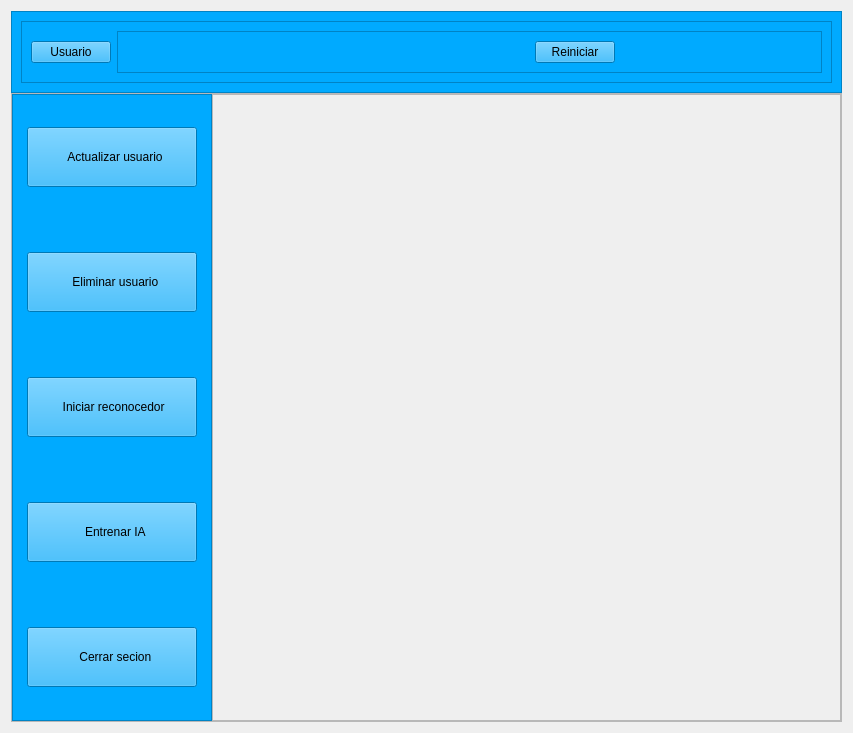
<?xml version="1.0" encoding="UTF-8"?>
<ui version="4.0">
 <class>Camara</class>
 <widget class="QWidget" name="Camara">
  <property name="geometry">
   <rect>
    <x>0</x>
    <y>0</y>
    <width>853</width>
    <height>733</height>
   </rect>
  </property>
  <property name="sizePolicy">
   <sizepolicy hsizetype="Minimum" vsizetype="Fixed">
    <horstretch>0</horstretch>
    <verstretch>0</verstretch>
   </sizepolicy>
  </property>
  <property name="windowTitle">
   <string>Reconocedor</string>
  </property>
  <layout class="QVBoxLayout" name="verticalLayout" stretch="0,0">
   <property name="spacing">
    <number>0</number>
   </property>
   <property name="leftMargin">
    <number>11</number>
   </property>
   <property name="topMargin">
    <number>11</number>
   </property>
   <property name="rightMargin">
    <number>11</number>
   </property>
   <property name="bottomMargin">
    <number>11</number>
   </property>
   <item>
    <widget class="QFrame" name="frame_4">
     <property name="sizePolicy">
      <sizepolicy hsizetype="Minimum" vsizetype="Fixed">
       <horstretch>0</horstretch>
       <verstretch>0</verstretch>
      </sizepolicy>
     </property>
     <property name="cursor">
      <cursorShape>ArrowCursor</cursorShape>
     </property>
     <property name="toolTip">
      <string>&lt;html&gt;&lt;head/&gt;&lt;body&gt;&lt;p align=&quot;center&quot;&gt;&lt;br/&gt;&lt;/p&gt;&lt;/body&gt;&lt;/html&gt;</string>
     </property>
     <property name="styleSheet">
      <string notr="true">background-color: rgb(0, 170, 255);</string>
     </property>
     <property name="frameShape">
      <enum>QFrame::StyledPanel</enum>
     </property>
     <property name="frameShadow">
      <enum>QFrame::Raised</enum>
     </property>
     <layout class="QVBoxLayout" name="verticalLayout_3">
      <item>
       <widget class="QFrame" name="frame_2">
        <property name="frameShape">
         <enum>QFrame::StyledPanel</enum>
        </property>
        <property name="frameShadow">
         <enum>QFrame::Raised</enum>
        </property>
        <layout class="QHBoxLayout" name="horizontalLayout_3">
         <item>
          <widget class="QPushButton" name="usuarioButton">
           <property name="sizePolicy">
            <sizepolicy hsizetype="Fixed" vsizetype="Fixed">
             <horstretch>0</horstretch>
             <verstretch>0</verstretch>
            </sizepolicy>
           </property>
           <property name="cursor">
            <cursorShape>PointingHandCursor</cursorShape>
           </property>
           <property name="text">
            <string>Usuario</string>
           </property>
           <property name="icon">
            <iconset>
             <normaloff>imagenes/mascarilla-medica (1).png</normaloff>imagenes/mascarilla-medica (1).png</iconset>
           </property>
           <property name="iconSize">
            <size>
             <width>80</width>
             <height>80</height>
            </size>
           </property>
          </widget>
         </item>
         <item>
          <widget class="QFrame" name="frame_5">
           <property name="layoutDirection">
            <enum>Qt::RightToLeft</enum>
           </property>
           <property name="frameShape">
            <enum>QFrame::StyledPanel</enum>
           </property>
           <property name="frameShadow">
            <enum>QFrame::Raised</enum>
           </property>
           <layout class="QHBoxLayout" name="horizontalLayout_2">
            <item>
             <widget class="QPushButton" name="reiniciarButton">
              <property name="sizePolicy">
               <sizepolicy hsizetype="Fixed" vsizetype="Fixed">
                <horstretch>0</horstretch>
                <verstretch>0</verstretch>
               </sizepolicy>
              </property>
              <property name="text">
               <string>Reiniciar</string>
              </property>
             </widget>
            </item>
            <item>
             <widget class="QLabel" name="horaslabel">
              <property name="sizePolicy">
               <sizepolicy hsizetype="Fixed" vsizetype="Fixed">
                <horstretch>0</horstretch>
                <verstretch>0</verstretch>
               </sizepolicy>
              </property>
              <property name="text">
               <string/>
              </property>
             </widget>
            </item>
           </layout>
          </widget>
         </item>
        </layout>
       </widget>
      </item>
     </layout>
    </widget>
   </item>
   <item>
    <widget class="QFrame" name="frame">
     <property name="frameShape">
      <enum>QFrame::StyledPanel</enum>
     </property>
     <property name="frameShadow">
      <enum>QFrame::Raised</enum>
     </property>
     <layout class="QHBoxLayout" name="horizontalLayout">
      <property name="spacing">
       <number>0</number>
      </property>
      <property name="leftMargin">
       <number>0</number>
      </property>
      <property name="topMargin">
       <number>0</number>
      </property>
      <property name="rightMargin">
       <number>0</number>
      </property>
      <property name="bottomMargin">
       <number>0</number>
      </property>
      <item>
       <widget class="QFrame" name="frame_lateral">
        <property name="sizePolicy">
         <sizepolicy hsizetype="Minimum" vsizetype="Minimum">
          <horstretch>0</horstretch>
          <verstretch>0</verstretch>
         </sizepolicy>
        </property>
        <property name="minimumSize">
         <size>
          <width>30</width>
          <height>0</height>
         </size>
        </property>
        <property name="maximumSize">
         <size>
          <width>200</width>
          <height>1000</height>
         </size>
        </property>
        <property name="styleSheet">
         <string notr="true">background-color: rgb(0, 170, 255);</string>
        </property>
        <property name="frameShape">
         <enum>QFrame::StyledPanel</enum>
        </property>
        <property name="frameShadow">
         <enum>QFrame::Raised</enum>
        </property>
        <layout class="QVBoxLayout" name="verticalLayout_4">
         <property name="spacing">
          <number>0</number>
         </property>
         <property name="leftMargin">
          <number>0</number>
         </property>
         <property name="topMargin">
          <number>0</number>
         </property>
         <property name="rightMargin">
          <number>0</number>
         </property>
         <property name="bottomMargin">
          <number>0</number>
         </property>
         <item alignment="Qt::AlignHCenter|Qt::AlignVCenter">
          <widget class="QPushButton" name="actualizarButton">
           <property name="sizePolicy">
            <sizepolicy hsizetype="Minimum" vsizetype="Minimum">
             <horstretch>0</horstretch>
             <verstretch>0</verstretch>
            </sizepolicy>
           </property>
           <property name="minimumSize">
            <size>
             <width>170</width>
             <height>60</height>
            </size>
           </property>
           <property name="whatsThis">
            <string>&lt;html&gt;&lt;head/&gt;&lt;body&gt;&lt;p align=&quot;center&quot;&gt;&lt;br/&gt;&lt;/p&gt;&lt;/body&gt;&lt;/html&gt;</string>
           </property>
           <property name="text">
            <string>  Actualizar usuario</string>
           </property>
           <property name="icon">
            <iconset>
             <normaloff>imagenes/recargar.png</normaloff>imagenes/recargar.png</iconset>
           </property>
           <property name="iconSize">
            <size>
             <width>50</width>
             <height>50</height>
            </size>
           </property>
          </widget>
         </item>
         <item alignment="Qt::AlignHCenter|Qt::AlignVCenter">
          <widget class="QPushButton" name="eliminarButton">
           <property name="enabled">
            <bool>true</bool>
           </property>
           <property name="sizePolicy">
            <sizepolicy hsizetype="Minimum" vsizetype="Minimum">
             <horstretch>0</horstretch>
             <verstretch>0</verstretch>
            </sizepolicy>
           </property>
           <property name="minimumSize">
            <size>
             <width>170</width>
             <height>60</height>
            </size>
           </property>
           <property name="toolTip">
            <string>&lt;html&gt;&lt;head/&gt;&lt;body&gt;&lt;p align=&quot;center&quot;&gt;&lt;br/&gt;&lt;/p&gt;&lt;/body&gt;&lt;/html&gt;</string>
           </property>
           <property name="text">
            <string>  Eliminar usuario</string>
           </property>
           <property name="icon">
            <iconset>
             <normaloff>imagenes/eliminar.png</normaloff>imagenes/eliminar.png</iconset>
           </property>
           <property name="iconSize">
            <size>
             <width>50</width>
             <height>50</height>
            </size>
           </property>
           <property name="shortcut">
            <string/>
           </property>
          </widget>
         </item>
         <item alignment="Qt::AlignHCenter|Qt::AlignVCenter">
          <widget class="QPushButton" name="iniciarButton">
           <property name="enabled">
            <bool>true</bool>
           </property>
           <property name="sizePolicy">
            <sizepolicy hsizetype="Minimum" vsizetype="Minimum">
             <horstretch>0</horstretch>
             <verstretch>0</verstretch>
            </sizepolicy>
           </property>
           <property name="minimumSize">
            <size>
             <width>170</width>
             <height>60</height>
            </size>
           </property>
           <property name="toolTip">
            <string>&lt;html&gt;&lt;head/&gt;&lt;body&gt;&lt;p align=&quot;center&quot;&gt;&lt;br/&gt;&lt;/p&gt;&lt;/body&gt;&lt;/html&gt;</string>
           </property>
           <property name="text">
            <string> Iniciar reconocedor</string>
           </property>
           <property name="icon">
            <iconset>
             <normaloff>imagenes/active_audio_start_player_button_music_play_icon_219332.png</normaloff>imagenes/active_audio_start_player_button_music_play_icon_219332.png</iconset>
           </property>
           <property name="iconSize">
            <size>
             <width>50</width>
             <height>50</height>
            </size>
           </property>
           <property name="shortcut">
            <string/>
           </property>
          </widget>
         </item>
         <item alignment="Qt::AlignHCenter|Qt::AlignVCenter">
          <widget class="QPushButton" name="entrenarButton">
           <property name="enabled">
            <bool>true</bool>
           </property>
           <property name="sizePolicy">
            <sizepolicy hsizetype="Minimum" vsizetype="Minimum">
             <horstretch>0</horstretch>
             <verstretch>0</verstretch>
            </sizepolicy>
           </property>
           <property name="minimumSize">
            <size>
             <width>170</width>
             <height>60</height>
            </size>
           </property>
           <property name="toolTip">
            <string>&lt;html&gt;&lt;head/&gt;&lt;body&gt;&lt;p align=&quot;center&quot;&gt;&lt;br/&gt;&lt;/p&gt;&lt;/body&gt;&lt;/html&gt;</string>
           </property>
           <property name="text">
            <string>  Entrenar IA</string>
           </property>
           <property name="icon">
            <iconset>
             <normaloff>imagenes/athletic_exercise_game_gym_sport_training_icon_127170.png</normaloff>imagenes/athletic_exercise_game_gym_sport_training_icon_127170.png</iconset>
           </property>
           <property name="iconSize">
            <size>
             <width>50</width>
             <height>50</height>
            </size>
           </property>
           <property name="shortcut">
            <string/>
           </property>
          </widget>
         </item>
         <item alignment="Qt::AlignHCenter|Qt::AlignVCenter">
          <widget class="QPushButton" name="cerrarButton">
           <property name="sizePolicy">
            <sizepolicy hsizetype="Minimum" vsizetype="Minimum">
             <horstretch>0</horstretch>
             <verstretch>0</verstretch>
            </sizepolicy>
           </property>
           <property name="minimumSize">
            <size>
             <width>170</width>
             <height>60</height>
            </size>
           </property>
           <property name="text">
            <string>  Cerrar secion</string>
           </property>
           <property name="icon">
            <iconset>
             <normaloff>imagenes/cerrar-sesion.png</normaloff>imagenes/cerrar-sesion.png</iconset>
           </property>
           <property name="iconSize">
            <size>
             <width>50</width>
             <height>50</height>
            </size>
           </property>
          </widget>
         </item>
        </layout>
       </widget>
      </item>
      <item>
       <widget class="QFrame" name="frame_3">
        <property name="frameShape">
         <enum>QFrame::StyledPanel</enum>
        </property>
        <property name="frameShadow">
         <enum>QFrame::Raised</enum>
        </property>
       </widget>
      </item>
     </layout>
    </widget>
   </item>
  </layout>
 </widget>
 <resources/>
 <connections/>
</ui>
